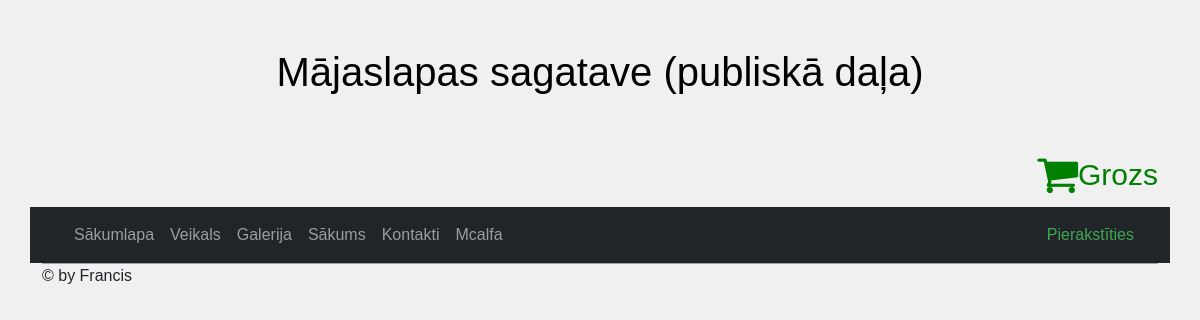
Page /prece.php on the committed database.
### tables this page shows
CREATE TABLE `lapas` (
  `id` int(6) UNSIGNED NOT NULL,
  `nosaukums` varchar(255) NOT NULL,
  `taka` varchar(255) NOT NULL,
  `saturs` text DEFAULT NULL,
  `laiks` timestamp NOT NULL DEFAULT current_timestamp() ON UPDATE current_timestamp(),
  `npk` int(10) NOT NULL
);

### prece.php (the view, shortened to what this page needs)
<?php
include "config.php";
?>
<!DOCTYPE html>
<html>
<head>
	<link href="https://cdn.jsdelivr.net/npm/bootstrap@5.1.3/dist/css/bootstrap.min.css" rel="stylesheet">
	<link rel="stylesheet" type="text/css" href="style.css">
    <link rel="stylesheet" href="https://cdnjs.cloudflare.com/ajax/libs/font-awesome/4.7.0/css/font-awesome.min.css">
</head>
<body>
<div class="container"  >
	<div class="row">
<div id="subtitle" class="container-fluid p-5 md-primary text-black text-center">
	<h1>Mājaslapas sagatave (publiskā daļa)</h1>
</div>
<div class="grozs">
    <a id="topfa" href="./grozs.php"><i class="fa">&#xf07a;</i>
    <span id="grozs">Grozs</span></a>
</div>
<nav class="navbar navbar-expand-sm navbar-dark bg-dark">
        <div  class="container-fluid">
          <div  class="collapse navbar-collapse">
            <ul class="navbar-nav me-auto">
              <li class="nav-item">
                <a class="nav-link" href="index.php">Sākumlapa</a>
              </li>
              <li class="nav-item">
                <a class="nav-link" href="veikals.php">Veikals</a>
              </li>
			  <?php
				$sql = "SELECT id, nosaukums, saturs FROM lapas ORDER BY npk";
				$result = $conn->query($sql);
				if ($result->num_rows > 0) {
				  while($row = $result->fetch_assoc()) {
					$id=$row["id"];
					$nosaukums=$row["nosaukums"];
					echo '<li class="nav-item">
					<a class="nav-link" href="?id='.$id.'">'.$nosaukums.'</a>
				  </li>';
				  }
				}
				?>
            </ul>
        	<ul class="nav navbar-nav navbar-right">
				<li>
			<?php if($_SESSION['pieteicies'] == false){
				echo "<a id='login' class='text-decoration-none' href='login.php'> Pierakstīties </a>";
			}else{
				echo "<a id='login' class='text-decoration-none' href='logout.php'> Izrakstīties </a>";
			}?>
			</li>
			</ul>
          </div>
		 </div>
      </nav>
      </div>
      </div>
    <div class='container'>
<?php
        include "apaksa.php";
?>
</div>
</body>
</html>

### style.css (style rules this page uses)
body { background-color: rgb(240, 240, 240); height:100%; font-family: Helvetica, sans-serif; }
#login { color:rgb(63, 168, 79); }
#topfa { font-size:44px; color:green; }
#grozs { font-size:30px; }
.grozs a { display:flex; justify-content: right; margin-bottom: 10px; text-decoration:none; }

### rows in the picture
lapas: nosaukums "Galerija"
lapas: nosaukums "Sākums"
lapas: nosaukums "Kontakti"
lapas: nosaukums "Mcalfa"
